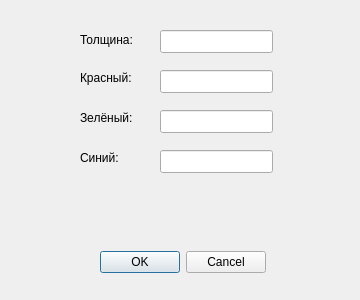
<?xml version="1.0" encoding="UTF-8"?>
<ui version="4.0">
 <class>MakeFrameForm</class>
 <widget class="QDialog" name="MakeFrameForm">
  <property name="geometry">
   <rect>
    <x>0</x>
    <y>0</y>
    <width>360</width>
    <height>300</height>
   </rect>
  </property>
  <property name="windowTitle">
   <string>Dialog</string>
  </property>
  <widget class="QDialogButtonBox" name="buttonBox">
   <property name="geometry">
    <rect>
     <x>100</x>
     <y>250</y>
     <width>166</width>
     <height>24</height>
    </rect>
   </property>
   <property name="standardButtons">
    <set>QDialogButtonBox::Cancel|QDialogButtonBox::Ok</set>
   </property>
  </widget>
  <widget class="QLineEdit" name="rcolor">
   <property name="geometry">
    <rect>
     <x>160</x>
     <y>70</y>
     <width>113</width>
     <height>23</height>
    </rect>
   </property>
  </widget>
  <widget class="QLabel" name="label">
   <property name="geometry">
    <rect>
     <x>80</x>
     <y>30</y>
     <width>59</width>
     <height>20</height>
    </rect>
   </property>
   <property name="text">
    <string>Толщина:</string>
   </property>
  </widget>
  <widget class="QLabel" name="label_2">
   <property name="geometry">
    <rect>
     <x>80</x>
     <y>70</y>
     <width>59</width>
     <height>15</height>
    </rect>
   </property>
   <property name="text">
    <string>Красный:</string>
   </property>
  </widget>
  <widget class="QLabel" name="label_3">
   <property name="geometry">
    <rect>
     <x>80</x>
     <y>110</y>
     <width>59</width>
     <height>15</height>
    </rect>
   </property>
   <property name="text">
    <string>Зелёный:</string>
   </property>
  </widget>
  <widget class="QLabel" name="label_4">
   <property name="geometry">
    <rect>
     <x>80</x>
     <y>150</y>
     <width>59</width>
     <height>15</height>
    </rect>
   </property>
   <property name="text">
    <string>Синий:</string>
   </property>
  </widget>
  <widget class="QLineEdit" name="line_width">
   <property name="geometry">
    <rect>
     <x>160</x>
     <y>30</y>
     <width>113</width>
     <height>23</height>
    </rect>
   </property>
  </widget>
  <widget class="QLineEdit" name="gcolor">
   <property name="geometry">
    <rect>
     <x>160</x>
     <y>110</y>
     <width>113</width>
     <height>23</height>
    </rect>
   </property>
  </widget>
  <widget class="QLineEdit" name="bcolor">
   <property name="geometry">
    <rect>
     <x>160</x>
     <y>150</y>
     <width>113</width>
     <height>23</height>
    </rect>
   </property>
  </widget>
 </widget>
 <tabstops>
  <tabstop>line_width</tabstop>
  <tabstop>rcolor</tabstop>
  <tabstop>gcolor</tabstop>
  <tabstop>bcolor</tabstop>
 </tabstops>
 <resources/>
 <connections/>
</ui>
